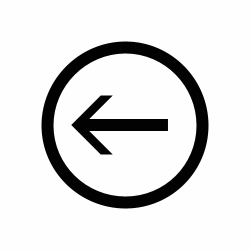
Frame 1 (no input)
Frame 2 (the mouse pressed at the canvas centre, redrawn once): identical to frame 1, image omitted

The Processing sketch that drew this single still picture (run headless with seeded random() and noise(); the mouse was pressed at the canvas centre and the sketch redrawn once):

// Processing sketch: arrow
// ── arrow.pde
void setup() {
  size(250, 250);
  noLoop();
  smooth();
}

void draw() {
  float PHI = (1.0 + sqrt(5)) / 2.0;
  float r = width / (2.0*PHI);
  float w = r / PHI;
  float a = w / PHI;
  float h = (a * r) / w;
  float g = 6.0;

  translate(height/2, width/2);
  background(254);

  /* outside */
  stroke(2);
  strokeWeight(2*g);
  noFill();
  ellipse(0, 0, 2*r, 2*r);
  save("no-arrow.jpg");

  /* inner line */
  noStroke();
  fill(2);
  quad(-w, -g, w*0.9, -g, w*0.9, g, -w, g);

  /* LEFT ARROW */
  quad(-w-g, 0, -w+a-g, (w-a)*PHI, -w+a+g, (w-a)*PHI, -w+g, 0);
  quad(-w-g, 0, -w+a-g, (a-w)*PHI, -w+a+g, (a-w)*PHI, -w+g, 0);
  save("left-arrow.jpg");
  /* */

  /* RIGHT ARROW
  quad(w+g, 0, w-a+g, (w-a)*PHI, w-a-g, (w-a)*PHI, w-g, 0);
  quad(w+g, 0, w-a+g, (a-w)*PHI, w-a-g, (a-w)*PHI, w-g, 0);
  save("right-arrow.jpg");
  /* */
}
